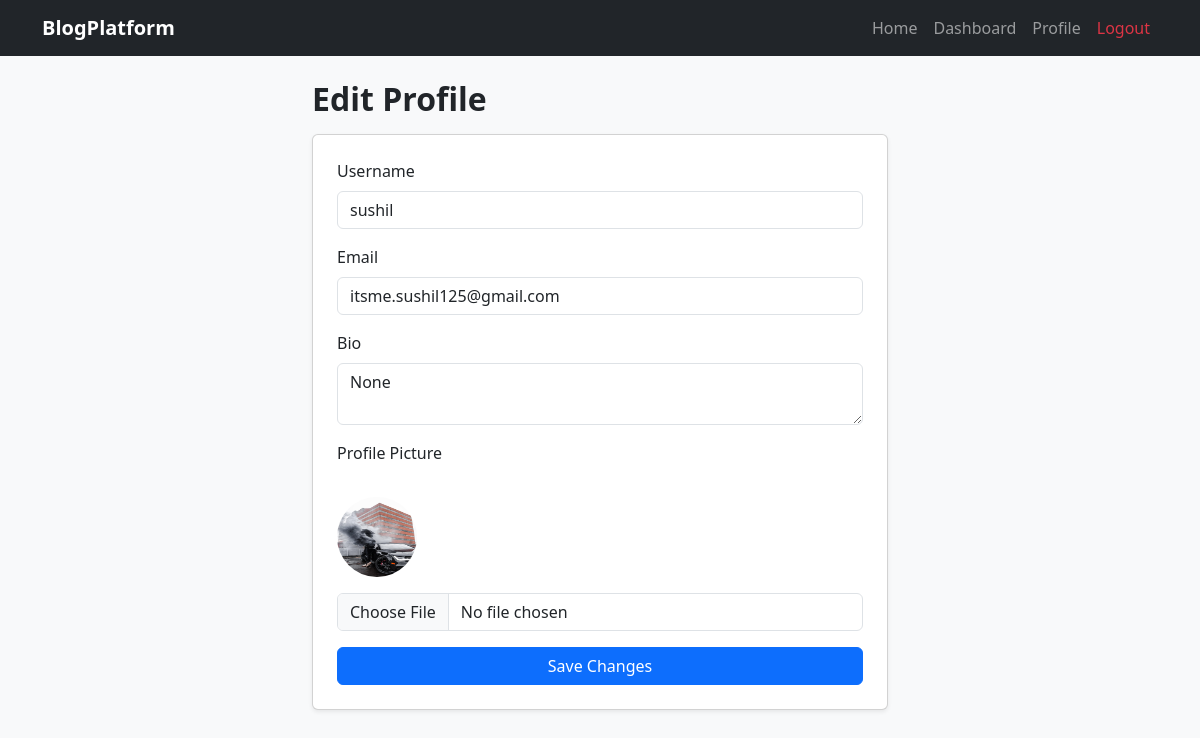
Page /profile/edit/ (signed in) on the committed database.
### base/models.py (models this page shows)
class User(AbstractUser):
    email = models.EmailField(unique=True)
    username = models.CharField(max_length=150, unique=True)
    bio = models.TextField(null=True, blank=True)
    profile_picture = models.ImageField(upload_to="profile_pics/", null=True, blank=True)
    ROLE_CHOICES = (
        ("author", "Author"),
        ("reader", "Reader"),
    )
    role = models.CharField(max_length=10, choices=ROLE_CHOICES, default="reader")
    class Meta:
        swappable = 'AUTH_USER_MODEL'

### base/views.py (the view, shortened to what this page needs)
# urls.py: path('profile/edit/', profile_edit_view, name='profile_edit'),
@login_required(login_url='login')
def profile_edit_view(request):
    user = request.user
    return render(request, "profile_edit.html", {"user": user})

### templates/profile_edit.html (shortened to what this page needs)
{% extends 'base.html' %}
{% block content %}
<div class="container mt-4" style="max-width: 600px;">
    <h2 class="fw-bold mb-3">Edit Profile</h2>
    <form method="POST" enctype="multipart/form-data" class="card p-4 shadow-sm">
        <label class="form-label">Username</label>
        <input type="text" class="form-control mb-3" name="username" value="{{ user.username }}" required>
        <label class="form-label">Email</label>
        <input type="email" class="form-control mb-3" name="email" value="{{ user.email }}" required>
        <label class="form-label">Bio</label>
        <textarea class="form-control mb-3" name="bio">{{ user.bio }}</textarea>
        <label class="form-label">Profile Picture</label><br>
        {% if user.profile_picture %}
            <img src="{{ user.profile_picture.url }}" class="rounded-circle mb-3" width="80" height="80">
        {% else %}
            <img src="https://ui-avatars.com/api/?name={{ user.username }}" class="rounded-circle mb-3" width="80" height="80">
        {% endif %}
        <input type="file" class="form-control mb-3" name="profile_picture">
        <button class="btn btn-primary">Save Changes</button>
    </form>
</div>
{% endblock %}

### rows in the picture
User: username "sushil", email "itsme.sushil125@gmail.com", bio "None", profile_picture (picture)
